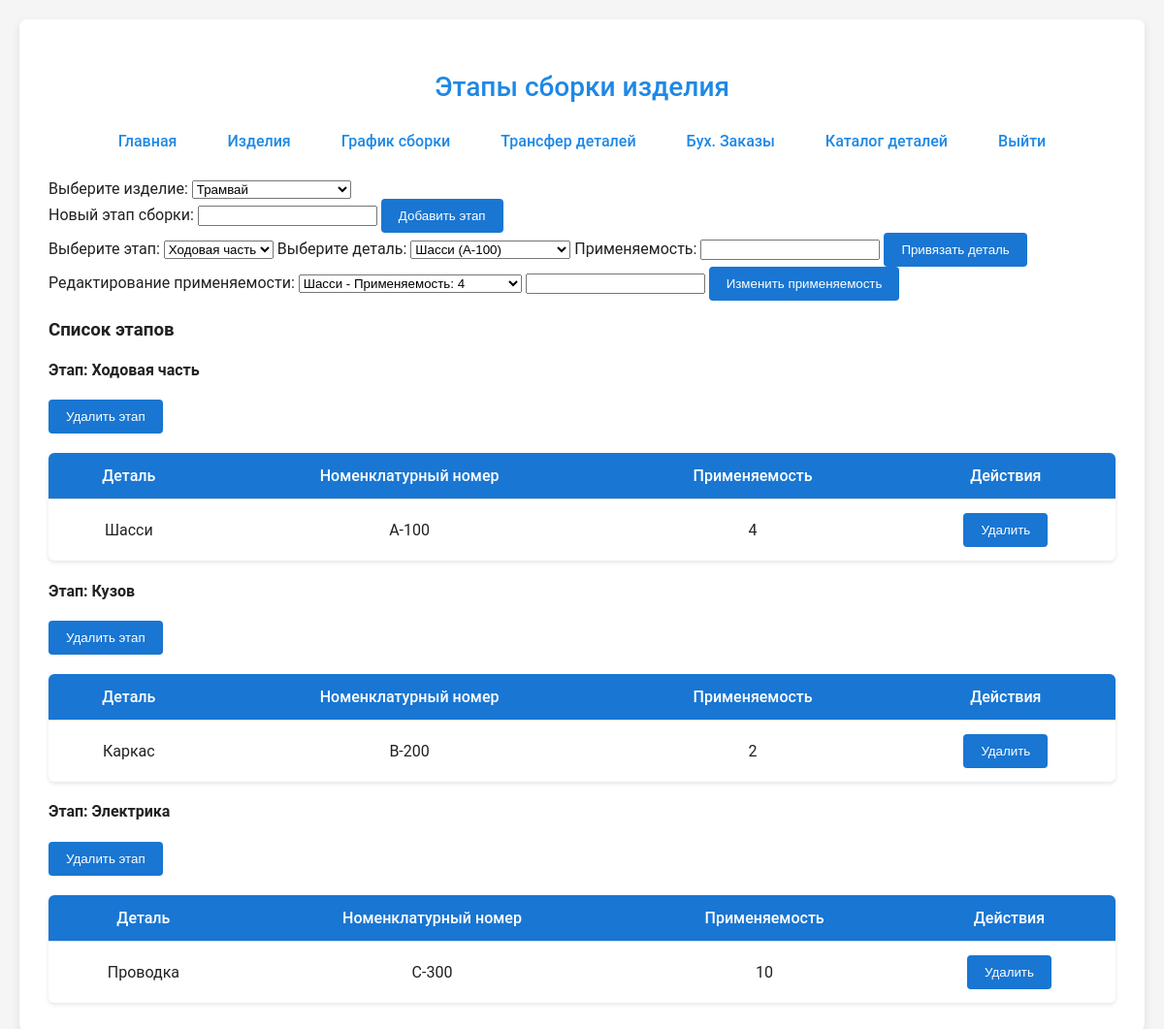
The page /pages/assign_parts.php?product_id=1 (signed in) on the database as committed earlier.
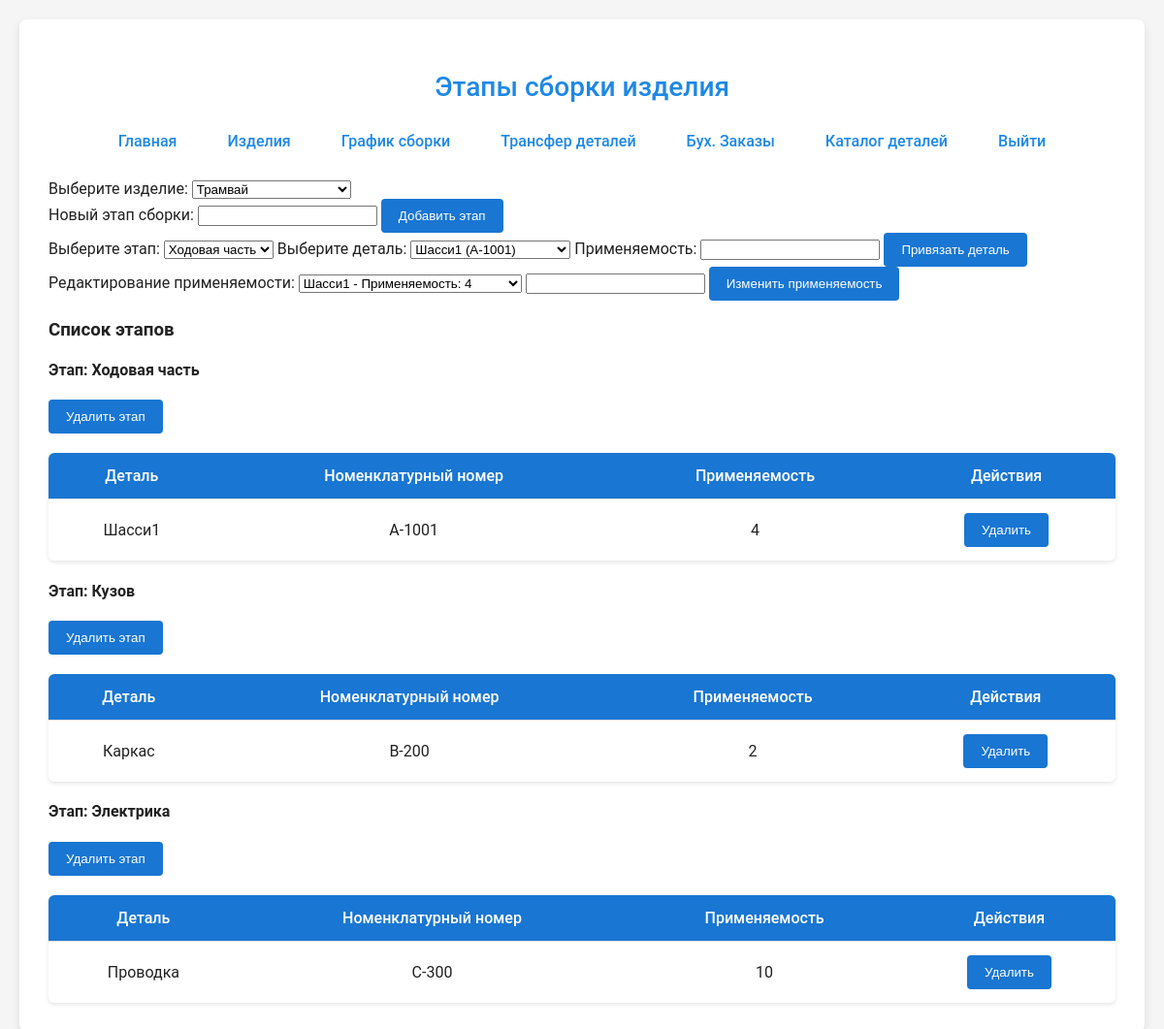
The same page on the database as committed later.
### tables this page shows
CREATE TABLE `stage_parts` (
  `id` int NOT NULL,
  `stage_id` int DEFAULT NULL,
  `part_id` int DEFAULT NULL,
  `quantity_required` int NOT NULL
);

CREATE TABLE `parts` (
  `id` int NOT NULL,
  `name` varchar(255) NOT NULL,
  `nomenclature_number` varchar(100) NOT NULL
);

### assets/php/script/queries.php (called while the page is built, shortened)
<?php
function getStagesByProduct($productId) {
    global $pdo;
    $stmt = $pdo->prepare("SELECT * FROM stages WHERE product_id = ?");
    $stmt->execute([$productId]);
    return $stmt->fetchAll(PDO::FETCH_ASSOC);
}
function getStageParts($stageId) {
    global $pdo;
    $stmt = $pdo->prepare("SELECT parts.name AS part_name, parts.nomenclature_number, stage_parts.quantity_required, stage_parts.id AS stage_part_id
                            FROM stage_parts
                            JOIN parts ON stage_parts.part_id = parts.id
                            WHERE stage_parts.stage_id = ?");
    $stmt->execute([$stageId]);
    return $stmt->fetchAll(PDO::FETCH_ASSOC);
}
function getParts() {
    global $pdo;
    $stmt = $pdo->prepare("SELECT * FROM parts");
    $stmt->execute();
    return $stmt->fetchAll(PDO::FETCH_ASSOC);
}
?>

### pages/assign_parts.php (the view, shortened to what the changed rows need)
<?php
include_once '../assets/php/script/connect.php';
include_once '../assets/php/script/queries.php';
$selectedProductId = $_GET['product_id'] ?? null;
$stages = $selectedProductId ? getStagesByProduct($selectedProductId) : [];
$parts = getParts();
?>
<!DOCTYPE html>
<html lang="ru">
<head>
    <link rel="stylesheet" href="../assets/css/style.css">
</head>
<body>
    <div class="container">
        <h2>Этапы сборки изделия</h2>
        <?php if ($selectedProductId): ?>
            <form method="POST" class="form-section">
                <label>Новый этап сборки:</label>
                <input type="text" name="stage_name" required>
                <button type="submit">Добавить этап</button>
            </form>
            <form method="POST" class="form-section">
                <label>Выберите этап:</label>
                <select name="stage_id" required>
                    <?php foreach ($stages as $stage): ?>
                        <option value="<?= $stage['id'] ?>"><?= htmlspecialchars($stage['name']) ?></option>
                    <?php endforeach; ?>
                </select>
                <label>Выберите деталь:</label>
                <select name="part_id" required>
                    <?php foreach ($parts as $part): ?>
                        <option value="<?= $part['id'] ?>"><?= htmlspecialchars($part['name']) ?> (<?= $part['nomenclature_number'] ?>)</option>
                    <?php endforeach; ?>
                </select>
                <label>Применяемость:</label>
                <input type="number" name="quantity" min="1" required>
                <button type="submit">Привязать деталь</button>
            </form>
            <form method="POST" class="form-section">
                <label>Редактирование применяемости:</label>
                <select name="edit_stage_part_id" required>
                    <?php foreach ($stages as $stage): ?>
                        <optgroup label="<?= htmlspecialchars($stage['name']) ?>">
                            <?php $stageParts = getStageParts($stage['id']); ?>
                            <?php foreach ($stageParts as $sp): ?>
                                <option value="<?= $sp['stage_part_id'] ?>"><?= htmlspecialchars($sp['part_name']) ?> - Применяемость: <?= $sp['quantity_required'] ?></option>
                            <?php endforeach; ?>
                        </optgroup>
                    <?php endforeach; ?>
                </select>
                <input type="number" name="new_quantity" min="1" required>
                <button type="submit">Изменить применяемость</button>
            </form>
            <h3>Список этапов</h3>
            <?php foreach ($stages as $stage): ?>
                <h4>Этап: <?= htmlspecialchars($stage['name']) ?></h4>
                <form method="POST" style="display:inline;">
                    <button type="submit" onclick="return confirm('Удалить этот этап?')">Удалить этап</button>
                </form>
                <table>
                    <tr>
                        <th>Деталь</th>
                        <th>Номенклатурный номер</th>
                        <th>Применяемость</th>
                        <th>Действия</th>
                    </tr>
                    <?php $stageParts = getStageParts($stage['id']); ?>
                    <?php foreach ($stageParts as $sp): ?>
                        <tr>
                            <td><?= htmlspecialchars($sp['part_name']) ?></td>
                            <td><?= $sp['nomenclature_number'] ?></td>
                            <td><?= $sp['quantity_required'] ?></td>
                            <td>
                                <form method="POST" style="display:inline;">
                                    <button type="submit" onclick="return confirm('Удалить эту запись?')">Удалить</button>
                                </form>
                            </td>
                        </tr>
                    <?php endforeach; ?>
                </table>
            <?php endforeach; ?>
        <?php endif; ?>
    </div>
</body>
</html>

Rows that differ between the two databases and show on the page:
changed through a linked row, stage_parts: part.name "Шасси" → "Шасси1"; part.nomenclature_number "A-100" → "A-1001"
Other text that changed with them:
form field part_id: "Шасси (A-100)" → "Шасси1 (A-1001)"
form field edit_stage_part_id: "Шасси - Применяемость: 4" → "Шасси1 - Применяемость: 4"
